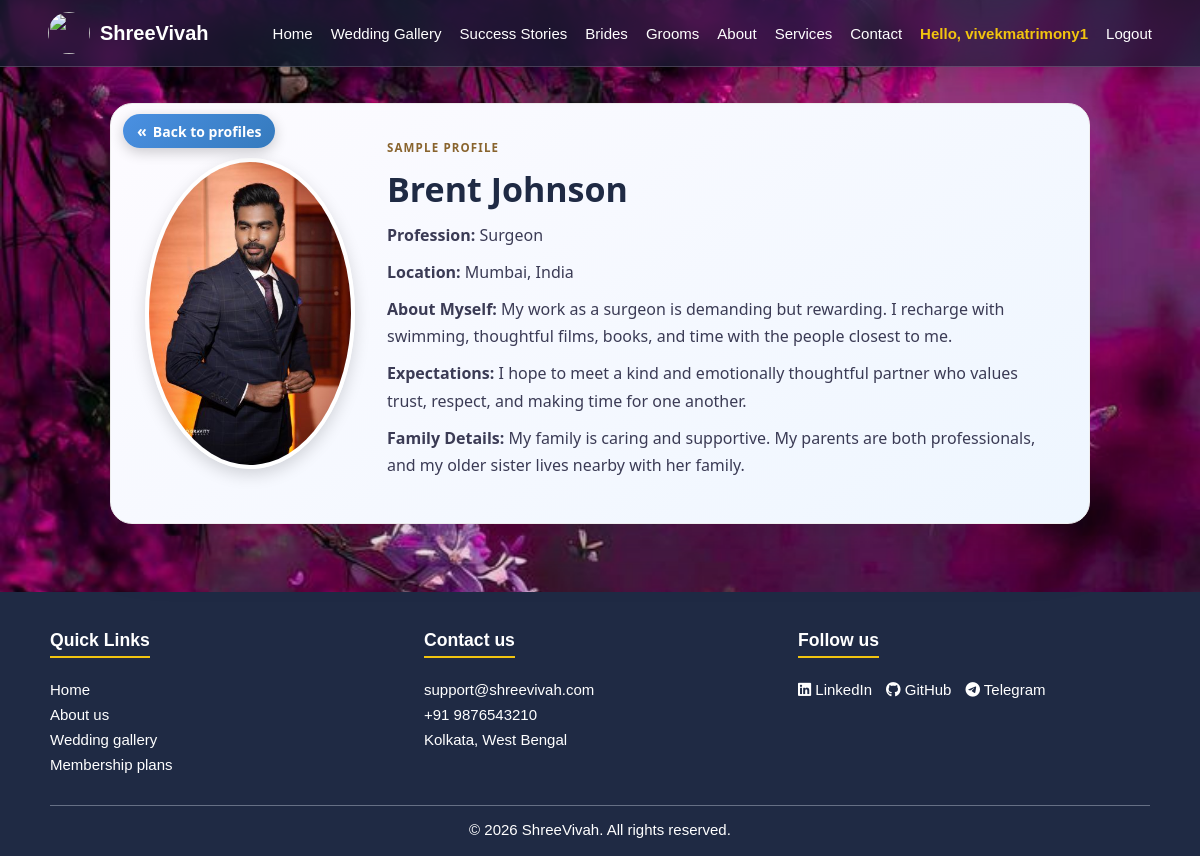
The page /profiles/brent/ (signed in) on the database its author committed.
### main/models.py (models this page shows, shortened)
class GroomProfile(models.Model):
    user = models.ForeignKey(User, on_delete=models.SET_NULL, blank=True, null=True)
    slug = models.SlugField(max_length=120, blank=True, null=True, unique=True)
    name = models.CharField(max_length=100)
    profession = models.CharField(max_length=120, blank=True)
    location = models.CharField(max_length=160, blank=True)
    about = models.TextField()
    expectations = models.TextField(blank=True)
    family = models.TextField(blank=True)
    photo = models.ImageField(upload_to="groom_photos/", blank=True, null=True)
    image_path = models.CharField(max_length=255, blank=True)
    is_sample = models.BooleanField(default=False)
    is_featured = models.BooleanField(default=False)
    class Meta:
        ordering = ("-is_featured", "name")

### profiles/views.py (the view)
# urls.py: path('brent/', views.brent, name='brent'),
@login_required
def brent(request):
    return render_profile(request, "brent")

### profiles/views.py (called while the page is built)
def render_profile(request, slug):
    profile = BrideProfile.objects.filter(slug=slug).first()
    profile_list_url = "bride"
    if profile is None:
        profile = GroomProfile.objects.filter(slug=slug).first()
        profile_list_url = "groom"
    if profile is None:
        raise Http404("Profile not found.")
    return render(
        request,
        "profiles/extra_profile.html",
        {"profile": profile, "profile_list_url": profile_list_url},
    )

### profiles/templates/profiles/extra_profile.html (shortened to what this page needs)
{% load static %}
<!DOCTYPE html>
<html lang="en">
<head>
  <link rel="stylesheet" href="{% static 'profiles/css/user.css' %}?v=4">
</head>
<body>
  {% include "main/navbar.html" %}
  <main class="profile-container">
    <article class="profile-card">
      <a class="back-btn" href="{% if profile_list_url %}{% url profile_list_url %}{% elif profile.gender == 'bride' %}{% url 'bride' %}{% else %}{% url 'groom' %}{% endif %}">Back to profiles</a>
      <div class="profile-image">
        {% if profile.photo %}
          <img src="{{ profile.photo.url }}" alt="{{ profile.name }}">
        {% elif profile.image_path %}
          <img src="{% static profile.image_path %}" alt="{{ profile.name }}">
        {% else %}
          <div class="profile-photo-placeholder" aria-hidden="true">{{ profile.name|first|upper }}</div>
        {% endif %}
      </div>
      <div class="profile-details">
        <p class="sample-profile-label">{% if profile.is_sample %}Sample profile{% else %}Member profile{% endif %}</p>
        <h1>{{ profile.name }}</h1>
        <p><strong>Profession:</strong> {{ profile.profession }}</p>
        <p><strong>Location:</strong> {{ profile.location }}</p>
        <p><strong>About Myself:</strong> {{ profile.about }}</p>
        <p><strong>Expectations:</strong> {{ profile.expectations }}</p>
        <p><strong>Family Details:</strong> {{ profile.family }}</p>
      </div>
    </article>
  </main>
  {% include "main/footer.html" %}
</body>
</html>

### main/templates/main/navbar.html (shortened to what this page needs)
{% load static %}
<link rel="stylesheet" href="{% static 'main/css/site-shell.css' %}?v=2">
<link rel="stylesheet" href="https://cdnjs.cloudflare.com/ajax/libs/font-awesome/6.5.0/css/all.min.css">
{% url 'index' as home_url %}
{% url 'work' as work_url %}
{% url 'success_stories' as stories_url %}
{% url 'bride' as bride_url %}
{% url 'groom' as groom_url %}
{% url 'about' as about_url %}
{% url 'services' as services_url %}
{% url 'contact' as contact_url %}
<header class="site-header">
  <a class="site-brand" href="{% url 'index' %}">
    <img src="{% static 'main/images/1.png' %}" alt="">
    <span>ShreeVivah</span>
  </a>
  <nav class="site-nav" id="site-nav" aria-label="Main navigation">
    <a href="{{ home_url }}"{% if request.path == home_url %} class="is-active" aria-current="page"{% endif %}>Home</a>
    <a href="{{ work_url }}"{% if request.path == work_url %} class="is-active" aria-current="page"{% endif %}>Wedding Gallery</a>
    <a href="{{ stories_url }}"{% if request.path == stories_url %} class="is-active" aria-current="page"{% endif %}>Success Stories</a>
    <a href="{{ bride_url }}"{% if request.path == bride_url %} class="is-active" aria-current="page"{% endif %}>Brides</a>
    <a href="{{ groom_url }}"{% if request.path == groom_url %} class="is-active" aria-current="page"{% endif %}>Grooms</a>
    <a href="{{ about_url }}"{% if request.path == about_url %} class="is-active" aria-current="page"{% endif %}>About</a>
    <a href="{{ services_url }}"{% if request.path == services_url %} class="is-active" aria-current="page"{% endif %}>Services</a>
    <a href="{{ contact_url }}"{% if request.path == contact_url %} class="is-active" aria-current="page"{% endif %}>Contact</a>
    {% if request.user.is_authenticated %}
      <span class="site-nav-user">Hello, {{ request.user.username }}</span>
      <a href="{% url 'logout' %}">Logout</a>
    {% else %}
      <a href="{% url 'signup' %}">Sign up</a>
      <a href="{% url 'login' %}">Login</a>
    {% endif %}
  </nav>
</header>

### profiles/static/profiles/css/user.css (style rules this page uses)
:root { --card-start: #fdfbff; --card-end: #eef6ff; --text-main: #1f2a44; --text-sub: #3b3b55; --shadow: 0 20px 60px rgba(20, 20, 40, 0.18); }
body { background: url("../images/b1.jpeg") no-repeat center center fixed; background-size: cover; font-family: 'Segoe UI', system-ui, -apple-system, sans-serif; display: flex; flex-direction: column; align-items: stretch; margin: 0; padding: 0; min-height: 100vh; animation: fadeIn 0.9s ease-in-out both; position: relative; overflow-x: hidden; background-color: transparent; }
.profile-container { display: flex; flex: 1 0 auto; align-items: center; max-width: 980px; width: min(92vw, 980px); margin: 36px auto; }
.site-header { flex-shrink: 0; align-self: stretch; }
.profile-card { position: relative; display: flex; gap: clamp(18px, 3vw, 32px); align-items: center; padding: clamp(22px, 4vw, 34px); border-radius: 22px; background: linear-gradient(145deg, var(--card-start), var(--card-end)); box-shadow: var(--shadow); transition: transform .3s ease, box-shadow .3s ease; border: 1px solid #eee; }
.profile-image { position: relative; width: clamp(160px, 24vw, 210px); aspect-ratio: 1/1; border-radius: 50%; flex: 0 0 auto; display: grid; place-items: center; }
.profile-image img { width: 100%; height: 100%; border-radius: 50%; object-fit: cover; border: 4px solid #fff; box-shadow: 0 6px 16px rgba(0,0,0,.15); transition: transform .3s ease; }
.profile-details { flex: 1; animation: slideIn .6s ease-out both; }
.sample-profile-label { margin: 0 0 8px !important; color: #89642e !important; font-size: 0.72rem !important; font-weight: 800; letter-spacing: 0.1em; text-transform: uppercase; }
.profile-details h1 { margin: 0 0 8px; color: var(--text-main); font-size: clamp(26px, 3.4vw, 34px); }
.profile-details p { font-size: clamp(14px, 1.4vw, 16px); margin: 10px 0; line-height: 1.7; color: var(--text-sub); }
.back-btn { text-decoration: none; position: absolute; top: 10px; left: 12px; font-size: 14px; font-weight: 600; color: #fff; background: linear-gradient(135deg, #4a90e2, #357ABD); padding: 6px 14px; border-radius: 50px; box-shadow: 0 4px 14px rgba(0,0,0,0.2); cursor: pointer; transition: all .3s ease; display: flex; align-items: center; gap: 6px; user-select: none; z-index: 5; }
.back-btn::before { content: "«"; font-size: 16px; transition: transform .3s ease; }

### main/static/main/css/site-shell.css (style rules this page uses)
.site-header, .site-footer { font-family: Arial, sans-serif; }
.site-header { position: sticky; top: 0; z-index: 1100; display: flex; flex: 0 0 auto; align-items: center; justify-content: space-between; gap: 18px; width: 100%; padding: 12px clamp(16px, 4vw, 48px); color: #fff; background: rgba(18, 29, 49, 0.72); border-bottom: 1px solid rgba(255, 255, 255, 0.18); box-shadow: 0 8px 32px rgba(0, 0, 0, 0.22); -webkit-backdrop-filter: blur(16px) saturate(150%); backdrop-filter: blur(16px) saturate(150%); box-sizing: border-box; }
.site-brand { display: inline-flex; flex: 0 0 auto; align-items: center; gap: 10px; color: #fff; font-size: 1.25rem; font-weight: 700; text-decoration: none; }
.site-brand img { width: 42px; height: 42px; border-radius: 50%; object-fit: cover; }
.site-nav { display: flex; align-items: center; justify-content: flex-end; flex-wrap: wrap; gap: 8px 18px; }
.site-nav a, .site-nav-user { color: #fff; font-size: 0.94rem; text-decoration: none; }
.site-nav .site-nav-user { color: #f1c40f; font-weight: 700; }

### static/responsive.css (style rules this page uses)
*, *::before, *::after { box-sizing: border-box; }
html { max-width: 100%; overflow-x: clip; }
body { max-width: 100%; }
img, video, iframe { max-width: 100%; }

### rows shown on the page
GroomProfile: image_path (picture), name "Brent Johnson", profession "Surgeon", location "Mumbai, India", about "My work as a surgeon is demanding but rewarding. I recharge with swimming, thoughtful films, books, and time with the people closest to me.", expectations "I hope to meet a kind and emotionally thoughtful partner who values trust, respect, and making time for one another.", family "My family is caring and supportive. My parents are both professionals, and my older sister lives nearby with her family."

### other values the page prints
{{ request.user.username }} "vivekmatrimony1"
